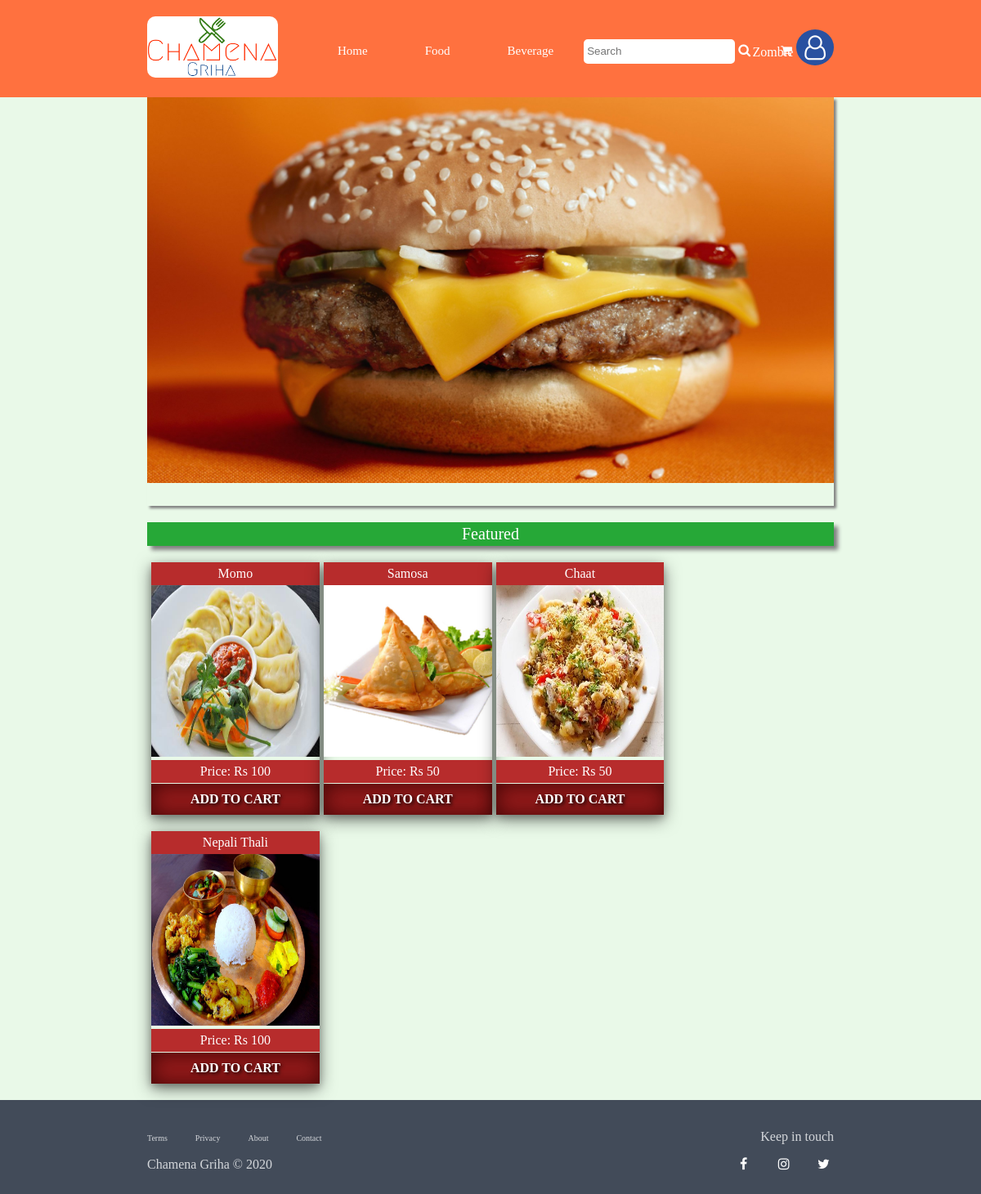
The app's page /customer/customer_home.php (signed in) with its own data.
### tables this page shows
CREATE TABLE `student` (
  `reg_id` bigint(20) NOT NULL,
  `first_name` varchar(50) DEFAULT NULL,
  `last_name` varchar(50) DEFAULT NULL,
  `u_id` int(11) DEFAULT NULL,
  `photo` varchar(50) NOT NULL,
  `account_no` int(4) DEFAULT NULL,
  `phone` bigint(20) DEFAULT NULL,
  `gender` varchar(6) DEFAULT NULL
);

CREATE TABLE `food` (
  `food_id` int(11) NOT NULL,
  `name` varchar(20) DEFAULT NULL,
  `price` float NOT NULL,
  `photo` varchar(50) DEFAULT NULL,
  `food_desc` varchar(250) DEFAULT NULL,
  `type` varchar(8) NOT NULL,
  `featured` int(1) NOT NULL
);

### process/fname.php (called while the page is built, shortened)
 <?php
if ($_SESSION['type']==0)
	$table = "student";
$u_id= $_SESSION['u_id'];
$query = "select first_name from `{$table}` where u_id =$u_id";
$result = mysqli_query($conn, $query);
$row = mysqli_fetch_array($result);
$firstname = $row['first_name'];
?>

### customer/customer_home.php (the view, shortened to what this page needs)
<!DOCTYPE html>
<html>
<head>
	<link rel="stylesheet" type="text/css" href="../font-awesome/css/font-awesome.min.css">
	<link rel="stylesheet" type="text/css" href="../css/style.css">
	<link rel="stylesheet" type="text/css" href="../css/login.css">
	<link rel="stylesheet" type="text/css" href="../css/signup.css">
	<link rel="stylesheet" type="text/css" href="../css/customer_home.css">
	<link rel="stylesheet" type="text/css" href="../css/canteen_home.css">
	<link rel="stylesheet" type="text/css" href="../css/clz_admin_home.css">
</head>
<body>
<?php
	include('customer_header.php');
?>
<section class="container">
<div class="container">
	<div class="content-wrap">
		<div class="slider">
			<figure>
				<div class="slider-image">
					<img src="../images/food/burger-wide.jpg">
				</div>
			</figure>
		</div>
		<div class="featured">
			<p>Featured</p>
			<?php
				$query="select food_id,name, price, photo, type from food where featured=1";
				$result=mysqli_query($conn,$query);
				$nums=mysqli_num_rows($result);
				if($nums>0){
					while($row=mysqli_fetch_array($result)){
						echo "<div id=$row[name] class=item>
								<span>$row[name]</span>
								<img src=../images/$row[type]/$row[photo]>
								<span>Price: Rs $row[price]</span>
								<input type=number name=food_id id=food_id value=$row[food_id] style='display: none'>
								<a href=../process/add_to_cart.php?food_id=$row[food_id]>Add to cart</a>
							</div>";
					}
				}
			?>
		</div>
 	</div>
</div>
</section>
<?php
	include('../footer.php');
 ?>

### customer/customer_header.php (shortened to what this page needs)
<header class="customer">
	<div class="content-wrap">
		<img src="../images/logo.PNG">
		<div class="nav-customer">
			<ul>
				<li><a href="../index.php" class="cool-links">Home</a></li>
				<li><a href="customer_food.php" class="cool-links">Food</a></li>
				<li><a href="customer_beverage.php" class="cool-links" >Beverage</a></li>
				<li><label class="search-box">
						<input type="text" name="search" placeholder="Search" class="search">
						<i class="fa fa-search" aria-hidden="true"></i>
					</label>
				</li>
				<li><a href="customer_cart.php" class="cart"><i class="fa fa-shopping-cart" aria-hidden="true"></i>
					<span style="font-size: 13px; margin-left: 3px;" id="number_on_cart">
					</span></a></li>
			</ul>
		</div>
		<div class="acc-settings">
			 <label class="acc">
			 	<span style="color: #fff;">
			 	<?php
			 		include_once('../process/db_conn.php');
					include('../process/fname.php');
					echo"$firstname";
				 ?>
			 	</span>
				<i  onclick="myFunction()" class="fa fa-user-o dropbtn" aria-hidden="true"></i>
			</label>
		</div>
	</div>
</header>

### footer.php
<?php
	if (isset($_SESSION['u_id']))
		include('footer_tag.php');
 ?>
</body>
</html>

### footer_tag.php
<footer>
	<div class="content-wrap">
		<div class="f-control">
			<a href="#" class="terms">Terms</a>
			<a href="#" class="privacy">Privacy</a>
			<a href="#" class="about">About</a>
			<a href="#" class="contact">Contact</a>
			<p class="copy">Chamena Griha &copy; <?php echo date("Y");?> </p>
		</div>
		<div class="social">
			<p>Keep in touch</p>
			<a href="#" class="facebook"><i class="fa fa-facebook" aria-hidden="true"></i></a>
			<a href="#" class="instagram"><i class="fa fa-instagram" aria-hidden="true"></i></a>
			<a href="#" class="twitter"><i class="fa fa-twitter" aria-hidden="true"></i></a>
		</div>
	</div>
</footer>

### css/style.css (style rules this page uses)
html { box-sizing: border-box; }
*, *:before, *:after { box-sizing: inherit; }
body { margin: 0; padding: 0; background-image: url("../images/background.png"); background-size: cover; font-family: "Microsoft JhengHei Light"; }
header, footer { width: 100%; padding: 20px 0px; }
.container { margin-top: 0; width: 100%; background: #e9f9e8; background: cover; }
.content-wrap { position: relative; margin: 0 auto; max-width: 70%; }
header { background: #ff713f; }
header img { width: 160px; border-radius: 10px; }
.search { height: 30px; border-radius: 5px; border: 2px solid #fff; outline: none; }
.search-box i { cursor: pointer; }
.acc-settings { display: inline-block; position: absolute; top: 20%; right: 0; }
.acc-settings label { cursor: pointer; }
.dropbtn { background: #2951a0; font-size: 30px; padding: 7px 10px; border-radius: 50%; color: #fff; border: none; outline: none; cursor: pointer; }
footer { color: #d4d7db; background: #424b59; margin-bottom: 0; }
.f-control { float: left; }
.f-control a { font-size: 10px; text-decoration: none; color: #d4d7db; margin-right: 30px; }
.social { text-align: right; }
.social a { display: inline-block; color: #fff; text-align: center; border-radius: 5px; margin-left: 20px; width: 25px; height: 25px; }

### css/customer_home.css (style rules this page uses)
.nav-customer { position: absolute; top: 35%; display: inline-block; }
.nav-customer li a { text-decoration: none; color: #fff; margin: 2.2em; padding: 5px 0; font-size: 20px; }
@media (max-width:1400px) { .nav-customer li a { font-size: 15px; } }
ul { display: inline; list-style-type: none; }
li { display: inline; text-decoration: none; color: #fff; }
.slider { overflow: hidden; width: 100%; height: 500px; box-shadow: 3px 3px 3px gray; }
.slider figure { position: relative; width: 500%; margin: 0; left: 0; text-align: center; animation: 15s slider infinite; }
.slider figure img { width: 20%; float: left; overflow: hidden; }
.featured { width: 100%; }
.featured p { text-align: center; padding: 3px; width: 100%; background: #26a837; box-shadow: 5px 5px 5px gray; color: white; font-size: 20px; }
.item { display: inline-block; box-shadow: 0 4px 8px 0 rgba(0, 0, 0, 0.2), 0 6px 20px 0 rgba(0, 0, 0, 0.5); width: 24.5%; margin-bottom: 20px; margin-left: 5px; border-radius: 3px; }
.item img { width: 100%; height: 210px; }
.item span { text-align: center; display: block; padding: 5px; background: #b72c2c; color: white; }
.item a { padding: 10px; text-align: center; display: block; text-shadow: 2px 2px 4px black; text-transform: uppercase; box-shadow: 1px 1px 25px 1px #470707 inset; text-decoration: none; margin-top: 1px; font-weight: 900; background: #931a1a; color: white; }

### css/canteen_home.css (style rules this page uses)
ul { display: inline; list-style-type: none; }
li { display: inline; text-decoration: none; color: #fff; }

### css/clz_admin_home.css (style rules this page uses)
ul { display: inline; list-style-type: none; }

### customer/customer_header.php (style rules this page uses)
body { margin: 0; padding: 0; background-image: none; background-size: cover; }

### records on screen
student: first_name "Zombie"
food: name "Momo", type+photo (picture), price "100"
food: name "Samosa", type+photo (picture), price "50"
food: name "Chaat", type+photo (picture), price "50"
food: name "Nepali Thali", type+photo (picture), price "100"
